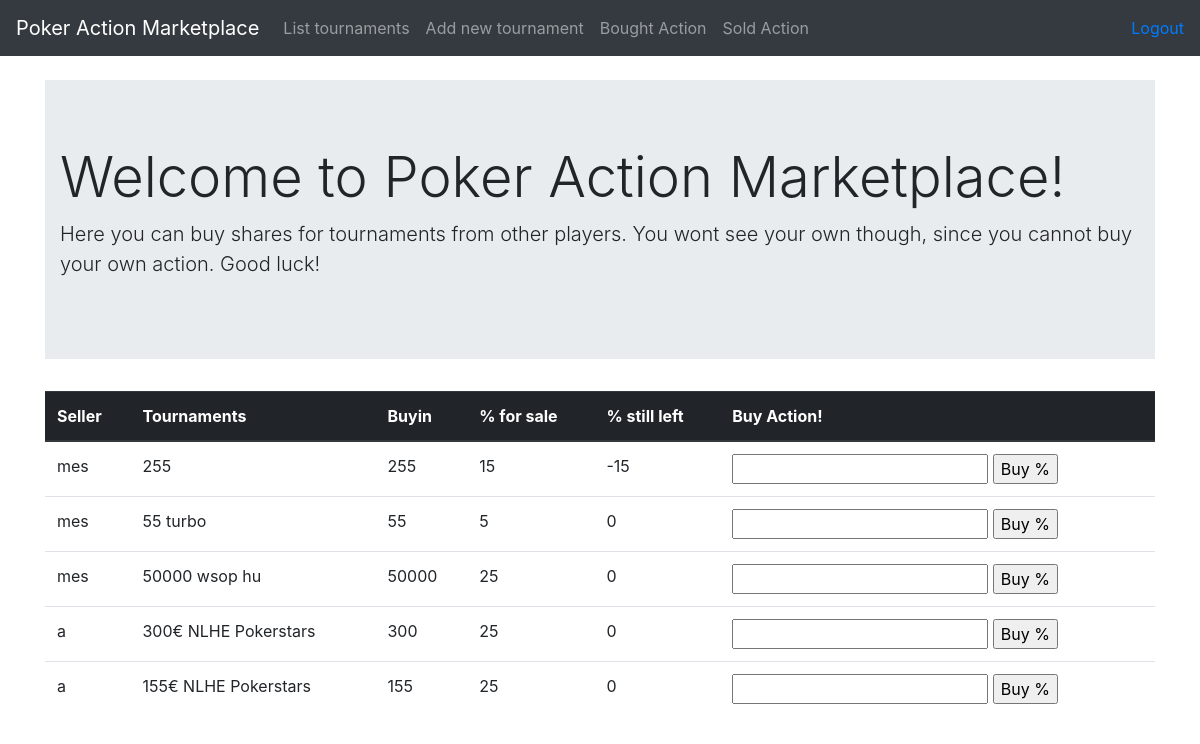
The app's page /tournaments/ (signed in), older data.
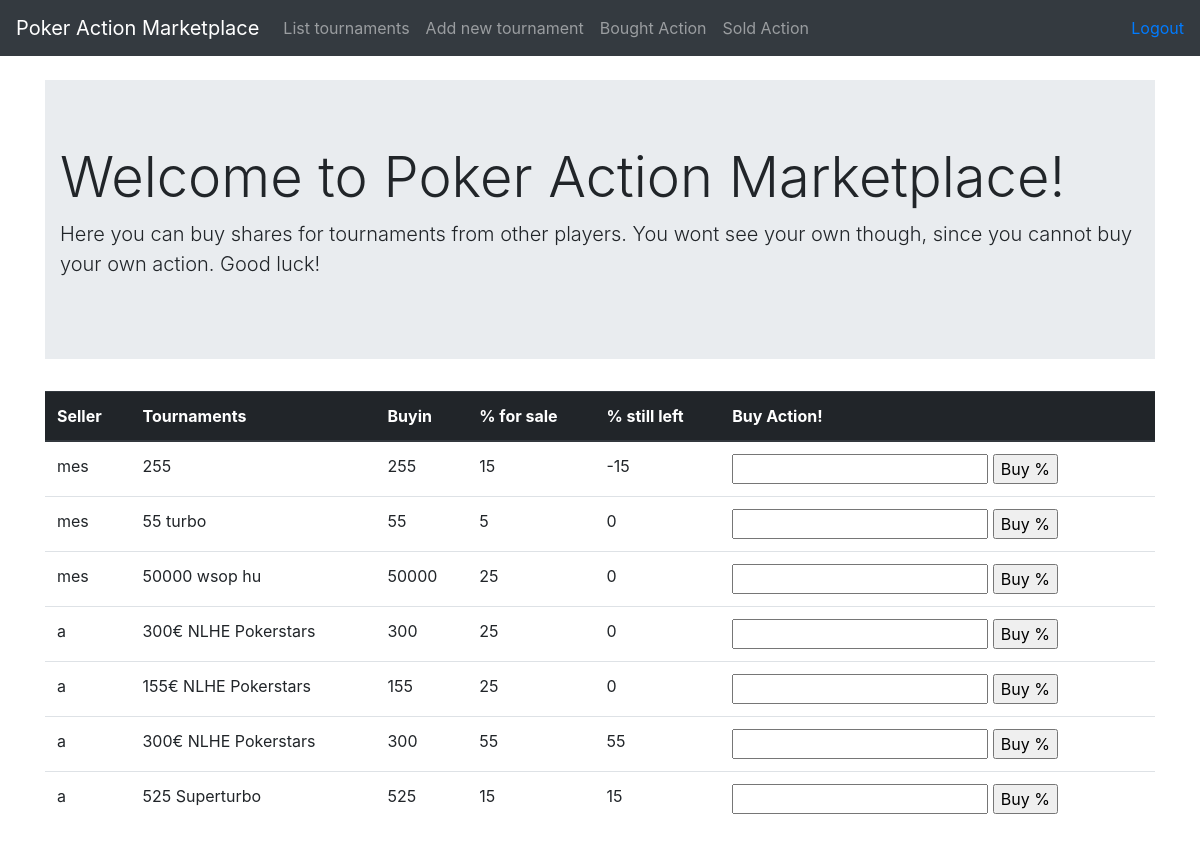
The same page, newer data.
### application/tournamentPackages/models.py (models this page shows, shortened)
class TournamentPackage(Base):
    tournament = db.Column(db.String(144), nullable=False)
    buyin = db.Column(db.Integer, nullable=False)
    pcttobesold = db.Column(db.Integer, nullable=False)
    pctleft = db.Column(db.Integer, nullable=False)
    account_id = db.Column(db.Integer, db.ForeignKey('account.id'), nullable=False)
    def __init__(self, tournament, buyin, pcttobesold):
        self.tournament = tournament
        self.buyin = buyin
        self.pcttobesold = pcttobesold
        self.pctleft = pcttobesold
        self.user = ''
        self.userid = ''
    @staticmethod
    def join_account_on_tournaments():
        stmt = text("SELECT * FROM tournament_package"
                    " LEFT JOIN account on tournament_package.account_id = account.id")
        res = db.engine.execute(stmt)
        tournaments = []
        for row in res:
            tournament = TournamentPackage(row[3], row[4], row[5])
            tournament.user = row[-2]
            tournament.id = row[0]
            tournament.userid = row[7]
            tournament.pctleft = row[6]
            if tournament.userid == current_user.id:
                continue
            tournaments.append(tournament)
        return tournaments

### application/tournamentPackages/views.py (the view)
@app.route('/tournaments/', methods=['GET'])
@login_required
def tournaments_index():
    tournaments = TournamentPackage.join_account_on_tournaments()
    tournaments.sort(key = lambda x: x.user, reverse=True)
    return render_template('tournaments/list.html', tournaments = tournaments)

### application/__init__.py (called while the page is built)
@login_manager.user_loader
def load_user(user_id):
    return User.query.get(user_id)

### application/templates/tournaments/list.html
{% extends "layout.html" %}
{% block body %}
<div class="jumbotron jumbotron-fluid">
  <div class="container">
    <h1 class="display-4">Welcome to Poker Action Marketplace!</h1>
    <p class="lead">Here you can buy shares for tournaments from other players. You wont see your own though, since you cannot buy your own action. Good luck!</p>
  </div>
</div>
<table class="table">
  <thead class="thead-dark">
  <th scope="col">Seller</th>
  <th scope="col">Tournaments</th>
  <th scope="col">Buyin</th>
  <th scope="col">% for sale</th>
  <th scope="col">% still left</th>
  <th scope="col">Buy Action!</th>
  </thead>
  {% for tournament in tournaments %}
  <tr>
    <td>{{ tournament.user }}</td>
    <td>{{ tournament.tournament }}</td>
    <td>{{ tournament.buyin }}</td>
    <td>{{ tournament.pcttobesold }}</td>
    <td>{{ tournament.pctleft }}</td>
    <td><form method="POST", action="{{ url_for('tournaments_buy_percentage', tournament_id = tournament.id) }}">
      <input name="text">
      <input type="submit", value='Buy %'>
    </form></td>
  </tr>
{% endfor %}
</table>
{% endblock %}

### application/templates/layout.html (shortened to what this page needs)
<!DOCTYPE html>
<html>
<head>
  <link rel="stylesheet" href="https://maxcdn.bootstrapcdn.com/bootstrap/4.0.0/css/bootstrap.min.css">
</head>
<body>
  <nav class="navbar navbar-expand-md navbar-dark bg-dark mb-4">
    <a class="navbar-brand" href="#">Poker Action Marketplace</a>
      <div class="collapse navbar-collapse" id="navbarCollapse">
        <ul class="navbar-nav mr-auto">
          <li class="nav-item">
            <a class="nav-link" href="{{ url_for('tournaments_index') }} ">List tournaments</a>
          </li>
          <li class="nav-item">
            <a class="nav-link" href="{{ url_for('tournaments_form') }} ">Add new tournament</a>
          </li>
          <li class="nav-item">
            <a class="nav-link" href="{{ url_for('show_purchased_tournaments') }}">Bought Action</a>
          </li>
          <li class="nav-item">
            <a class="nav-link" href="{{ url_for('show_sold_tournaments') }}">Sold Action</a>
          </li>
        </ul>
        <div class="form-inline mt-2 mt-md-0">
          {% if current_user.is_authenticated %}
          <a href="{{ url_for('auth_logout') }}">Logout</a>
          {% else %}
          <a class="nav-item" href="{{ url_for('auth_login') }}">Login</a>
          <a class="nav-item" href="{{ url_for('auth_register') }}">Register</a>
          {% endif %}
        </div>
      </div>
      </nav>
<main role="main" class="container">
  {% block body %}{% endblock %}
</main>
</body>
</html>

Row changes from the older to the newer data that the page shows:
added TournamentPackage: user "a", tournament "300€ NLHE Pokerstars", buyin "300", pcttobesold "55", pctleft "55"
added TournamentPackage: user "a", tournament "525 Superturbo", buyin "525", pcttobesold "15", pctleft "15"
